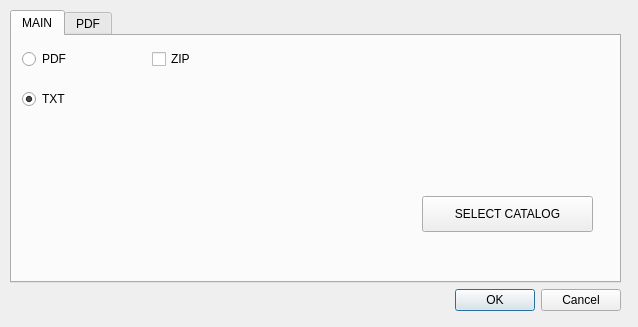
<?xml version="1.0" encoding="UTF-8"?>
<ui version="4.0">
 <class>Form</class>
 <widget class="QWidget" name="Form">
  <property name="geometry">
   <rect>
    <x>0</x>
    <y>0</y>
    <width>638</width>
    <height>327</height>
   </rect>
  </property>
  <property name="windowTitle">
   <string>Settings</string>
  </property>
  <widget class="QWidget" name="verticalLayoutWidget">
   <property name="geometry">
    <rect>
     <x>10</x>
     <y>10</y>
     <width>611</width>
     <height>301</height>
    </rect>
   </property>
   <layout class="QVBoxLayout" name="verticalLayout">
    <item>
     <widget class="QTabWidget" name="tabWidget">
      <property name="enabled">
       <bool>true</bool>
      </property>
      <property name="currentIndex">
       <number>0</number>
      </property>
      <property name="movable">
       <bool>false</bool>
      </property>
      <property name="tabBarAutoHide">
       <bool>false</bool>
      </property>
      <widget class="QWidget" name="tabMAIN">
       <attribute name="title">
        <string>MAIN</string>
       </attribute>
       <widget class="QRadioButton" name="radioButtonPDF">
        <property name="enabled">
         <bool>true</bool>
        </property>
        <property name="geometry">
         <rect>
          <x>10</x>
          <y>10</y>
          <width>109</width>
          <height>26</height>
         </rect>
        </property>
        <property name="text">
         <string>PDF</string>
        </property>
        <attribute name="buttonGroup">
         <string notr="true">buttonGroup</string>
        </attribute>
       </widget>
       <widget class="QRadioButton" name="radioButtonTXT">
        <property name="geometry">
         <rect>
          <x>10</x>
          <y>50</y>
          <width>109</width>
          <height>26</height>
         </rect>
        </property>
        <property name="text">
         <string>TXT</string>
        </property>
        <property name="checked">
         <bool>true</bool>
        </property>
        <attribute name="buttonGroup">
         <string notr="true">buttonGroup</string>
        </attribute>
       </widget>
       <widget class="QCheckBox" name="checkBox">
        <property name="geometry">
         <rect>
          <x>140</x>
          <y>10</y>
          <width>94</width>
          <height>26</height>
         </rect>
        </property>
        <property name="text">
         <string>ZIP</string>
        </property>
       </widget>
       <widget class="QPushButton" name="pushButton">
        <property name="geometry">
         <rect>
          <x>410</x>
          <y>160</y>
          <width>171</width>
          <height>36</height>
         </rect>
        </property>
        <property name="text">
         <string>SELECT CATALOG</string>
        </property>
       </widget>
      </widget>
      <widget class="QWidget" name="tabPDF">
       <attribute name="title">
        <string>PDF</string>
       </attribute>
      </widget>
     </widget>
    </item>
    <item>
     <widget class="QDialogButtonBox" name="buttonBox">
      <property name="standardButtons">
       <set>QDialogButtonBox::Cancel|QDialogButtonBox::Ok</set>
      </property>
     </widget>
    </item>
   </layout>
  </widget>
 </widget>
 <resources/>
 <connections/>
 <buttongroups>
  <buttongroup name="buttonGroup"/>
 </buttongroups>
</ui>
